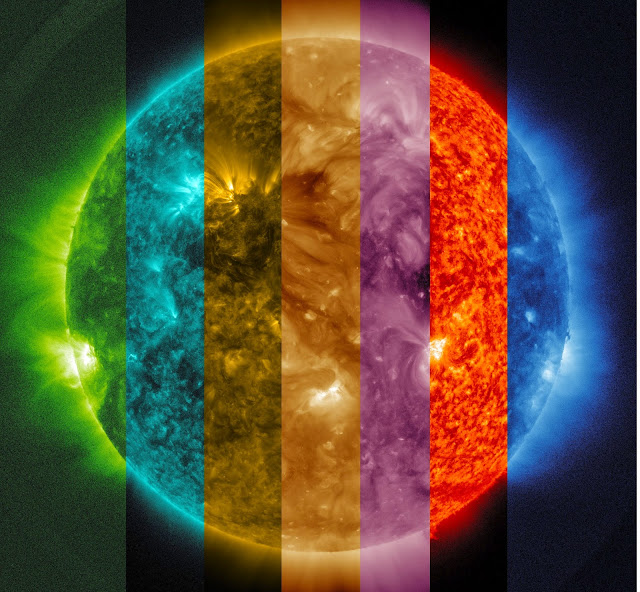
//> input picture 0.introduction/L0.1#image_change_save/image.jpg, 640 x 592 px
$ ./SobelDerivatives '../../../../0.introduction/L0.1#image_change_save/image.jpg'   (built with g++ and OpenCV 4)
//> lines starting //> are read from the running program, lines starting //| are printed output that depends on the picture
#include <opencv2/highgui.hpp>
#include <opencv2/imgproc.hpp>
#include <opencv2/imgcodecs.hpp>
#include <iostream>

/*
You can easily notice that in an edge, the pixel intensity changes in a notorious way.
A good way to express changes is by using derivatives. A high change in gradient indicates a major change in the image.
*/
using namespace std;
using namespace cv;

int main(int argc, char** argv)
{
	CommandLineParser pars(argc,argv,"{@input|lena.jpg|image name}"
	                                 "{ksize  k|1|ksize  (hit 'K' to increase its value at run time)}"//second of first column arguments is input option parameter (-k usage necessary)
									 "{kscale s|1|kscale (hit 'S' to increase its value at run time)}"
									 "{delta  d|0|delta  (hit 'D' to increase its value at run time)}"
									 "{help   h|false|show help message}");

	cout << "The sample uses Sobel or Scharr OpenCV functions for edge detection\n\n";
	pars.printMessage();//This method will print standard help message containing the about message and arguments description.
	cout << "\nPress 'ESC' to exit program.\nPress 'R' to reset values ( ksize will be -1 equal to Scharr function )";

	Mat src, src_gray, image;
	Mat grad;
	const String window_name = "Sobel operaton-derivatives";
	int ksize = pars.get<int>("ksize");
	int kscale = pars.get<int>("kscale");
	int delta = pars.get<int>("delta");
	int ddepth = CV_16S;

	String image_name = pars.get<String>("@input");
	image = imread(samples::findFile(image_name),IMREAD_COLOR);
//> image is the input picture: 592 rows x 640 cols, CV_8UC3; mean B, G, R 57, 80.1, 91.8

	if(image.empty())
	{
		cout << "couldnt load."<<image_name<< endl;
		return -1;
	}
	for (;;)//key listener loop
	{
		// // Remove noise by blurring with a Gaussian filter ( kernel size = 3 ,sigma = 0)
		GaussianBlur(image,src,Size(3,3),0,0,BORDER_DEFAULT);
		//convert image channel type to Grayscale
		cvtColor(src, src_gray, COLOR_BGR2GRAY);
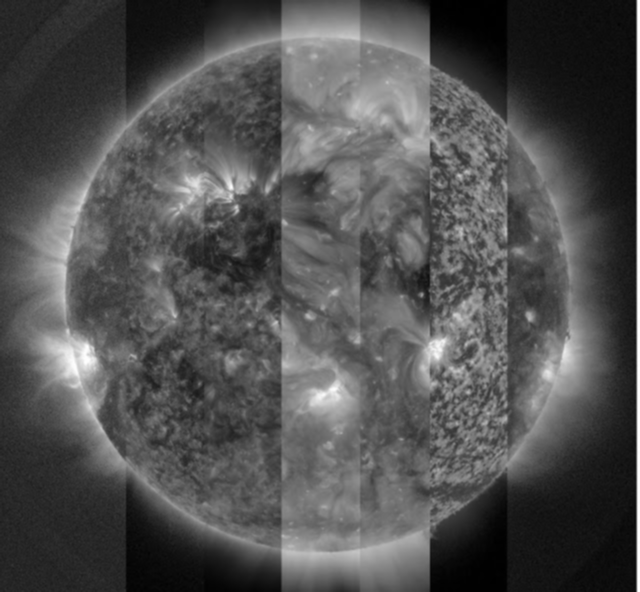
//> src_gray: 592 rows x 640 cols, CV_8UC1; min 0, max 255, mean 81

		Mat grad_x, grad_y;
		Mat abs_grad_x, abs_grad_y;
		//Sobel Operator
		Sobel(src_gray, grad_x, ddepth, 1, 0, ksize, kscale, delta, BORDER_DEFAULT);
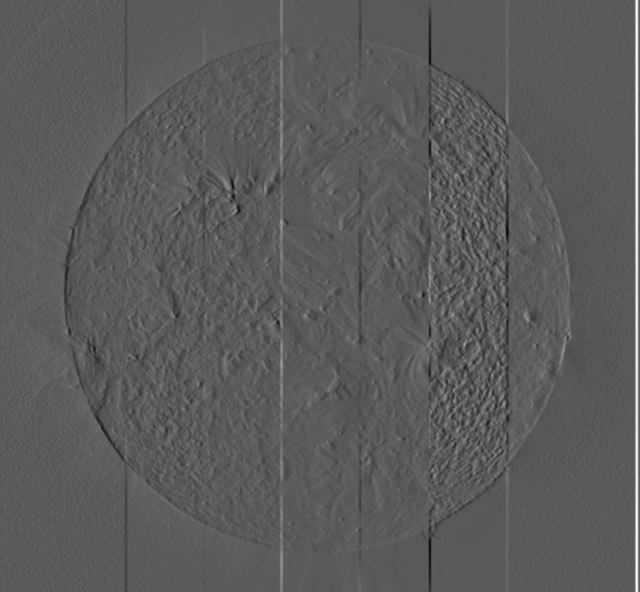
//> grad_x: 592 rows x 640 cols, CV_16SC1; min -105, max 190, mean 0.6; drawn with min black and max white
		Sobel(src_gray, grad_y, ddepth, 0, 1, ksize, kscale, delta, BORDER_DEFAULT);
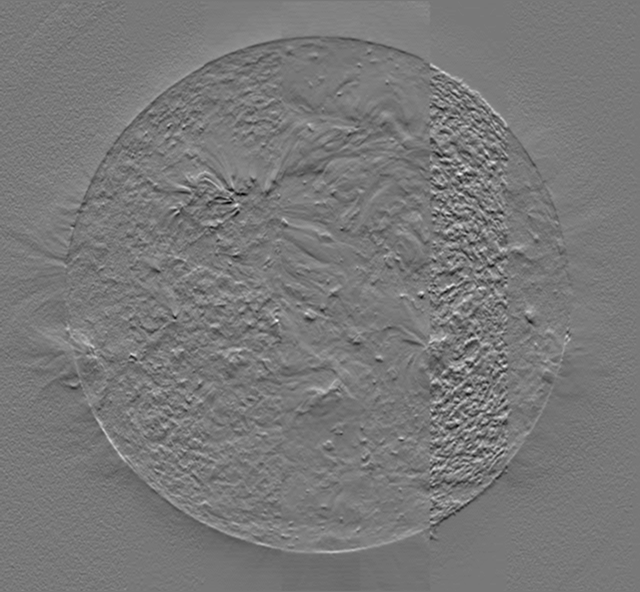
//> grad_y: 592 rows x 640 cols, CV_16SC1; min -73, max 81, mean 0; drawn with min black and max white
		/*
		In all cases except one, the ksize×ksize separable kernel is used to calculate the derivative.
		When ksize = 1, the 3×1 or 1×3 kernel is used (that is, no Gaussian smoothing is done). ksize = 1 can only be used for the first or the second x- or y- derivatives.

		scharr filter::::
		There is also the special value ksize = FILTER_SCHARR (-1) that corresponds to the 3×3 Scharr filter that may give more accurate results than the 3×3 Sobel.

		 cv::Sobel	(	InputArray 	src,                        /	input image.
						OutputArray 	dst,					/   output image of the same size and the same number of channels as src .
						int 	ddepth,							/   output image depth
						int 	dx,								/	order of the derivative x.
						int 	dy,								/   order of the derivative y.
						int 	ksize = 3,						/   size of the extended Sobel kernel; it must be odd( 1, 3, 5, or 7)./-1 for sharr kernel
						double 	scale = 1,						/   optional scale factor for the computed derivative values; by default, no scaling is applied
						double 	delta = 0,						/   optional delta value that is added to the results prior to storing them in dst.
						int 	borderType = BORDER_DEFAULT		/   pixel extrapolation method
						)

         dst=∂(x+y)src/∂x∂y
		 Mostly function is called for derivative x order and y order separetly ,after that combining them averaging or abs summing method.
         */

		convertScaleAbs(grad_x,abs_grad_x);//convert to CV_8U
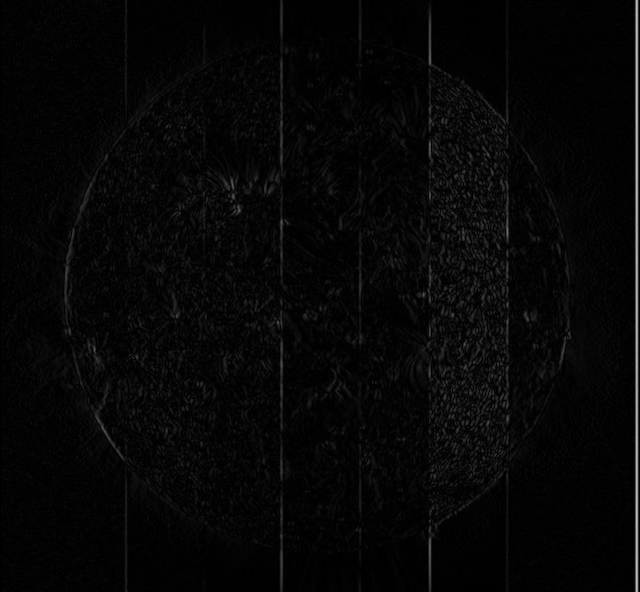
//> abs_grad_x: 592 rows x 640 cols, CV_8UC1; min 0, max 190, mean 6.4
		convertScaleAbs(grad_y,abs_grad_y);
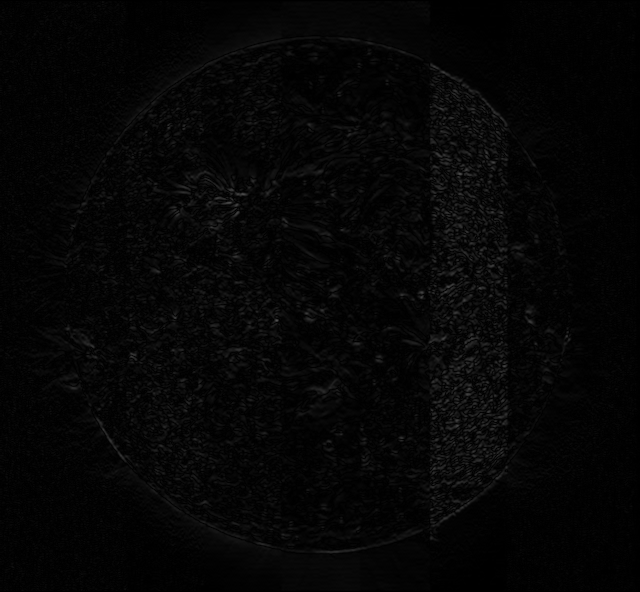
//> abs_grad_y: 592 rows x 640 cols, CV_8UC1; min 0, max 81, mean 5.3

		addWeighted(abs_grad_x,0.5,abs_grad_y,0.5,0,grad);//combining two derivatives by adding function/gamma=0

		imshow(window_name, grad);
		char key = (char)waitKey(0);
//> the Esc key is pressed
		if (key == 27)
		{
			break;
		}
		else if (key == 'K' || key == 'k')
		{
			ksize = ksize < 30 ? ksize + 2 : -1;//size equal -1 to use the sharr kernel
		}
		else if (key == 'S' || key == 's')
		{
			kscale++;
		}
		else if (key == 'D' || key == 'd')
		{
			delta++;
		}
		else if (key == 'R' || key == 'r')
		{
			ksize = -1;
			kscale = 1;
			delta = 0;
		}
	}

	return 0;
}
